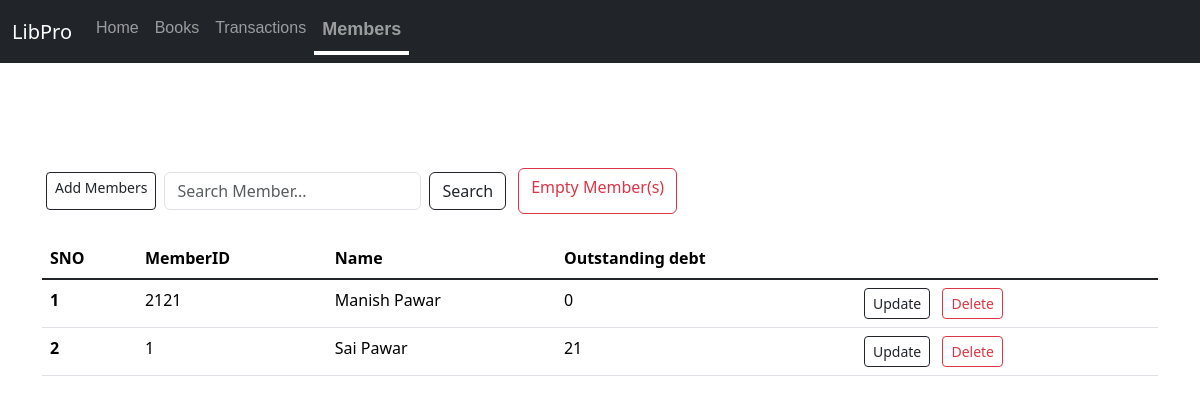
/members, run on the app's committed database.
### app.py (models this page shows)
class Members(db.Model):
    sno = db.Column(db.Integer, primary_key=True)
    memberid = db.Column(db.String(10),  nullable=False,unique=True)
    name = db.Column(db.String(30), nullable=False)
    outstanding_debt = db.Column(db.Integer, nullable=False)

### app.py (the view, shortened to what this page needs)
@app.route('/<string:table>',methods=['GET','POST'])
def view(table):
    record_class=globals().get(table.capitalize())
    if record_class is None:
        return redirect('/')
    else:
        allrecords=record_class.query.all()
        return render_template(f'{table}.html',allrecords=allrecords)

### templates/members.html (shortened to what this page needs)
{% extends 'base.html' %}
{% block body %}
<div style="display:flex" class="container my-4">
  <a href="/addrecord/members" class="add btn btn-outline-dark btn-sm mx-1 my-1" type="button">Add Members</a>
<form style="width:fit-content" class="d-flex mx-1 my-1" method="POST" action="/search/members" role="search">
  <input class="form-control me-2" name="searchitem"  id="searchmember" type="search" placeholder="Search Member..." aria-label="Search">
  <button class="btn btn-outline-dark"  type="submit">Search</button>
</form>
<a class="btn btn-outline-danger mx-2" href="/empty/members" type="button">Empty Member(s)</a>
</div>
<div class="container">
    <table class="table">
        <thead>
          <tr>
            <th scope="col">SNO</th>
            <th scope="col">MemberID</th>
            <th scope="col">Name</th>
            <th scope="col">Outstanding debt</th>
          </tr>
        </thead>
        <tbody class="table-group-divider">
          {% for records in allrecords  %}
          <tr>
            <th scope="row">{{loop.index}}</th>
            <td>{{records.memberid}}</td>
            <td>{{records.name}}</td>
            <td>{{records.outstanding_debt}}</td>
            <td>
              <a href="/updaterecord/members/{{records.sno}}" type="button" class="btn btn-outline-dark btn-sm mx-1">Update</a>
              <a href="/deleterecord/members/{{records.sno}}" type="button" class="btn btn-outline-danger btn-sm mx-1">Delete</a>
            </td>
          </tr>
          {% endfor %}
        </tbody>
      </table>
</div>
{% endblock body %}

### data on the page
Members: memberid "2121", name "Manish Pawar", outstanding_debt "0"
Members: memberid "1", name "Sai Pawar", outstanding_debt "21"
